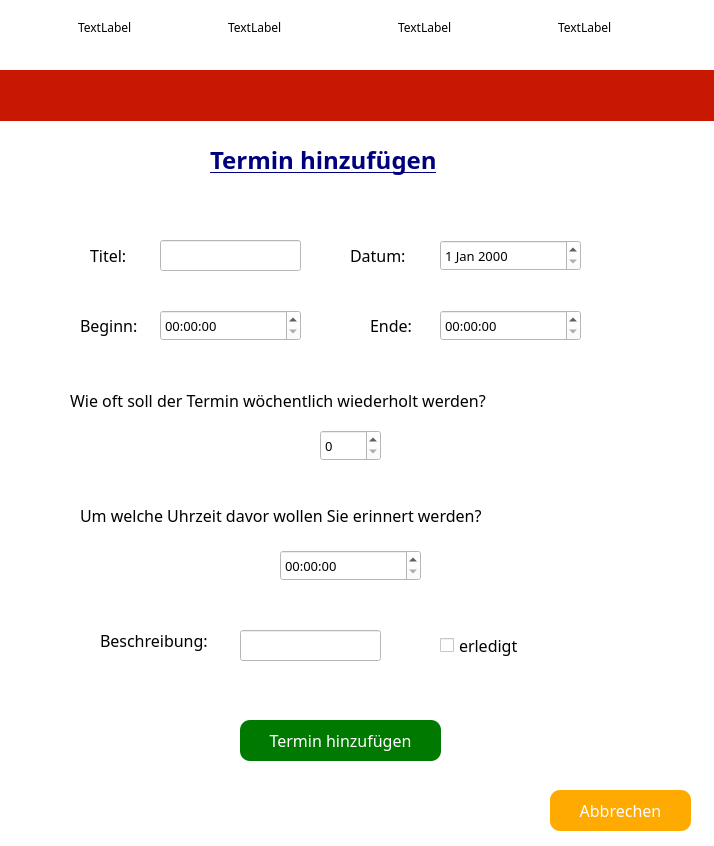
<?xml version="1.0" encoding="UTF-8"?>
<ui version="4.0">
 <class>Termin_erstellen</class>
 <widget class="QDialog" name="Termin_erstellen">
  <property name="geometry">
   <rect>
    <x>0</x>
    <y>0</y>
    <width>714</width>
    <height>846</height>
   </rect>
  </property>
  <property name="font">
   <font>
    <family>MV Boli</family>
   </font>
  </property>
  <property name="windowTitle">
   <string>Termin hinzufügen</string>
  </property>
  <property name="styleSheet">
   <string notr="true">background-color: rgb(255, 255, 255);
</string>
  </property>
  <widget class="QPushButton" name="termin_hinzufuegen">
   <property name="geometry">
    <rect>
     <x>240</x>
     <y>720</y>
     <width>201</width>
     <height>41</height>
    </rect>
   </property>
   <property name="font">
    <font>
     <family>MV Boli</family>
     <pointsize>12</pointsize>
    </font>
   </property>
   <property name="styleSheet">
    <string notr="true">

QPushButton
{
  
  border-radius: 10px;
  padding: 0 8px;
background-color: rgb(0, 121, 0);
color: rgb(255, 255, 255);
}</string>
   </property>
   <property name="text">
    <string>Termin hinzufügen</string>
   </property>
  </widget>
  <widget class="QPushButton" name="abbrechen">
   <property name="geometry">
    <rect>
     <x>550</x>
     <y>790</y>
     <width>141</width>
     <height>41</height>
    </rect>
   </property>
   <property name="font">
    <font>
     <family>MV Boli</family>
     <pointsize>12</pointsize>
    </font>
   </property>
   <property name="styleSheet">
    <string notr="true">QPushButton
{
  
  border-radius: 10px;
  padding: 0 8px;
background-color: rgb(255, 170, 0);
color: rgb(255, 255, 255);
}</string>
   </property>
   <property name="text">
    <string>Abbrechen</string>
   </property>
  </widget>
  <widget class="QLabel" name="label_2">
   <property name="geometry">
    <rect>
     <x>210</x>
     <y>140</y>
     <width>291</width>
     <height>41</height>
    </rect>
   </property>
   <property name="font">
    <font>
     <family>MV Boli</family>
    </font>
   </property>
   <property name="styleSheet">
    <string notr="true">
color: rgb(0, 0, 127);</string>
   </property>
   <property name="text">
    <string>&lt;html&gt;&lt;head/&gt;&lt;body&gt;&lt;p&gt;&lt;span style=&quot; font-size:18pt; font-weight:600; text-decoration: underline;&quot;&gt;Termin hinzufügen&lt;/span&gt;&lt;/p&gt;&lt;/body&gt;&lt;/html&gt;</string>
   </property>
  </widget>
  <widget class="QLabel" name="label_12">
   <property name="geometry">
    <rect>
     <x>-2</x>
     <y>70</y>
     <width>721</width>
     <height>51</height>
    </rect>
   </property>
   <property name="styleSheet">
    <string notr="true">background-color: rgb(200, 24, 1);</string>
   </property>
   <property name="text">
    <string/>
   </property>
  </widget>
  <widget class="QLabel" name="l1">
   <property name="geometry">
    <rect>
     <x>78</x>
     <y>-10</y>
     <width>74</width>
     <height>74</height>
    </rect>
   </property>
   <property name="text">
    <string>TextLabel</string>
   </property>
  </widget>
  <widget class="QLabel" name="l3">
   <property name="geometry">
    <rect>
     <x>398</x>
     <y>-10</y>
     <width>74</width>
     <height>74</height>
    </rect>
   </property>
   <property name="text">
    <string>TextLabel</string>
   </property>
  </widget>
  <widget class="QLabel" name="l2">
   <property name="geometry">
    <rect>
     <x>228</x>
     <y>-10</y>
     <width>74</width>
     <height>74</height>
    </rect>
   </property>
   <property name="text">
    <string>TextLabel</string>
   </property>
  </widget>
  <widget class="QLabel" name="l4">
   <property name="geometry">
    <rect>
     <x>558</x>
     <y>-10</y>
     <width>74</width>
     <height>74</height>
    </rect>
   </property>
   <property name="text">
    <string>TextLabel</string>
   </property>
  </widget>
  <widget class="QLineEdit" name="Titel">
   <property name="geometry">
    <rect>
     <x>160</x>
     <y>240</y>
     <width>141</width>
     <height>31</height>
    </rect>
   </property>
   <property name="font">
    <font>
     <family>MV Boli</family>
     <pointsize>10</pointsize>
    </font>
   </property>
   <property name="styleSheet">
    <string notr="true">background-color: rgb(255, 255, 255);
</string>
   </property>
  </widget>
  <widget class="QCheckBox" name="erledigt">
   <property name="geometry">
    <rect>
     <x>440</x>
     <y>620</y>
     <width>101</width>
     <height>51</height>
    </rect>
   </property>
   <property name="font">
    <font>
     <family>MV Boli</family>
     <pointsize>12</pointsize>
    </font>
   </property>
   <property name="text">
    <string>erledigt</string>
   </property>
  </widget>
  <widget class="QTimeEdit" name="Erinnerung">
   <property name="geometry">
    <rect>
     <x>280</x>
     <y>550</y>
     <width>141</width>
     <height>31</height>
    </rect>
   </property>
   <property name="font">
    <font>
     <family>MV Boli</family>
     <pointsize>10</pointsize>
    </font>
   </property>
   <property name="styleSheet">
    <string notr="true">background-color: rgb(255, 255, 255);</string>
   </property>
  </widget>
  <widget class="QLabel" name="label_8">
   <property name="geometry">
    <rect>
     <x>350</x>
     <y>240</y>
     <width>71</width>
     <height>31</height>
    </rect>
   </property>
   <property name="font">
    <font>
     <family>MV Boli</family>
     <pointsize>12</pointsize>
    </font>
   </property>
   <property name="text">
    <string>Datum:</string>
   </property>
  </widget>
  <widget class="QLabel" name="label_10">
   <property name="geometry">
    <rect>
     <x>70</x>
     <y>380</y>
     <width>551</width>
     <height>41</height>
    </rect>
   </property>
   <property name="font">
    <font>
     <family>MV Boli</family>
     <pointsize>12</pointsize>
    </font>
   </property>
   <property name="text">
    <string>Wie oft soll der Termin wöchentlich wiederholt werden?</string>
   </property>
  </widget>
  <widget class="QTimeEdit" name="ende">
   <property name="geometry">
    <rect>
     <x>440</x>
     <y>310</y>
     <width>141</width>
     <height>31</height>
    </rect>
   </property>
   <property name="font">
    <font>
     <family>MV Boli</family>
     <pointsize>10</pointsize>
    </font>
   </property>
   <property name="styleSheet">
    <string notr="true">background-color: rgb(255, 255, 255);</string>
   </property>
  </widget>
  <widget class="QLabel" name="label_11">
   <property name="geometry">
    <rect>
     <x>90</x>
     <y>240</y>
     <width>61</width>
     <height>31</height>
    </rect>
   </property>
   <property name="font">
    <font>
     <family>MV Boli</family>
     <pointsize>12</pointsize>
    </font>
   </property>
   <property name="text">
    <string>Titel:</string>
   </property>
  </widget>
  <widget class="QLabel" name="label_13">
   <property name="geometry">
    <rect>
     <x>370</x>
     <y>310</y>
     <width>61</width>
     <height>31</height>
    </rect>
   </property>
   <property name="font">
    <font>
     <family>MV Boli</family>
     <pointsize>12</pointsize>
    </font>
   </property>
   <property name="text">
    <string>Ende:</string>
   </property>
  </widget>
  <widget class="QLabel" name="label_14">
   <property name="geometry">
    <rect>
     <x>80</x>
     <y>500</y>
     <width>541</width>
     <height>31</height>
    </rect>
   </property>
   <property name="font">
    <font>
     <family>MV Boli</family>
     <pointsize>12</pointsize>
    </font>
   </property>
   <property name="text">
    <string>Um welche Uhrzeit davor wollen Sie erinnert werden?</string>
   </property>
  </widget>
  <widget class="QTimeEdit" name="beginn">
   <property name="geometry">
    <rect>
     <x>160</x>
     <y>310</y>
     <width>141</width>
     <height>31</height>
    </rect>
   </property>
   <property name="font">
    <font>
     <family>MV Boli</family>
     <pointsize>10</pointsize>
    </font>
   </property>
   <property name="styleSheet">
    <string notr="true">background-color: rgb(255, 255, 255);</string>
   </property>
  </widget>
  <widget class="QSpinBox" name="wiederholungen">
   <property name="geometry">
    <rect>
     <x>320</x>
     <y>430</y>
     <width>61</width>
     <height>31</height>
    </rect>
   </property>
   <property name="font">
    <font>
     <family>MV Boli</family>
     <pointsize>10</pointsize>
    </font>
   </property>
   <property name="styleSheet">
    <string notr="true">background-color: rgb(255, 255, 255);</string>
   </property>
  </widget>
  <widget class="QLabel" name="label_15">
   <property name="geometry">
    <rect>
     <x>80</x>
     <y>310</y>
     <width>71</width>
     <height>31</height>
    </rect>
   </property>
   <property name="font">
    <font>
     <family>MV Boli</family>
     <pointsize>12</pointsize>
    </font>
   </property>
   <property name="text">
    <string>Beginn:</string>
   </property>
  </widget>
  <widget class="QDateEdit" name="Datum">
   <property name="geometry">
    <rect>
     <x>440</x>
     <y>240</y>
     <width>141</width>
     <height>31</height>
    </rect>
   </property>
   <property name="font">
    <font>
     <family>MV Boli</family>
     <pointsize>10</pointsize>
    </font>
   </property>
   <property name="styleSheet">
    <string notr="true">background-color: rgb(255, 255, 255);</string>
   </property>
  </widget>
  <widget class="QLabel" name="label_16">
   <property name="geometry">
    <rect>
     <x>100</x>
     <y>620</y>
     <width>131</width>
     <height>41</height>
    </rect>
   </property>
   <property name="font">
    <font>
     <family>MV Boli</family>
     <pointsize>12</pointsize>
    </font>
   </property>
   <property name="text">
    <string>Beschreibung:</string>
   </property>
  </widget>
  <widget class="QLineEdit" name="beschreibung">
   <property name="geometry">
    <rect>
     <x>240</x>
     <y>630</y>
     <width>141</width>
     <height>31</height>
    </rect>
   </property>
   <property name="font">
    <font>
     <family>MV Boli</family>
     <pointsize>10</pointsize>
    </font>
   </property>
   <property name="styleSheet">
    <string notr="true">background-color: rgb(255, 255, 255);</string>
   </property>
  </widget>
 </widget>
 <resources/>
 <connections/>
</ui>
